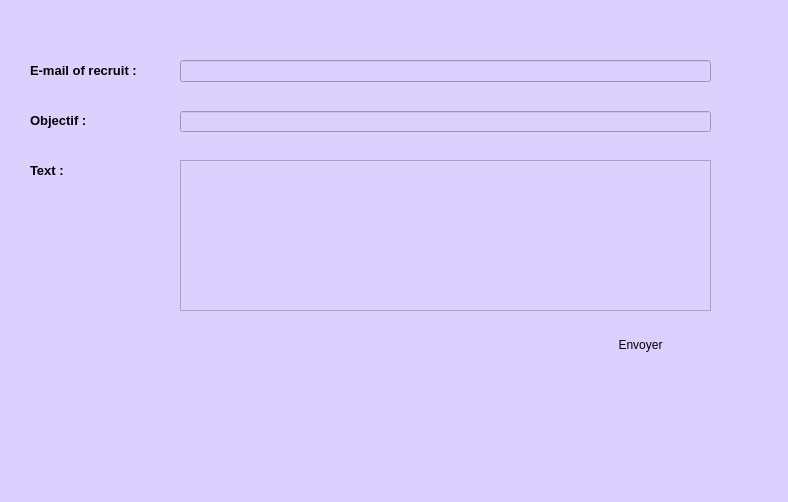
<?xml version="1.0" encoding="UTF-8"?>
<ui version="4.0">
 <class>Dialog</class>
 <widget class="QDialog" name="Dialog">
  <property name="geometry">
   <rect>
    <x>0</x>
    <y>0</y>
    <width>788</width>
    <height>502</height>
   </rect>
  </property>
  <property name="windowTitle">
   <string>Dialog</string>
  </property>
  <property name="styleSheet">
   <string notr="true">background-color: rgb(220, 208, 255);</string>
  </property>
  <widget class="QPushButton" name="pushButton_envoyer">
   <property name="geometry">
    <rect>
     <x>570</x>
     <y>329</y>
     <width>141</width>
     <height>31</height>
    </rect>
   </property>
   <property name="styleSheet">
    <string notr="true">QPushButton{

     background: qlineargradient(x1: 0, y1: 0, x2: 0, y2: 1,
                                 stop: 0 #f7f7f7, stop: 0.4 #f0f0f0,
                                 stop: 0.5 #e8e8e8, stop: 1.0 #dcdcdc);
border-radius:20px;
border-radius:15px;

}



QPushButton:hover{
background:   qlineargradient(x1: 0, y1: 0, x2: 0, y2: 1,
                                 stop: 0 #1b83fe, stop: 0.4 #4399fe,
                                 stop: 0.5 #5da7fe, stop: 1.0 #77b5fe);
color:white;
}</string>
   </property>
   <property name="text">
    <string>Envoyer</string>
   </property>
  </widget>
  <widget class="QTextEdit" name="textEdit_texte">
   <property name="geometry">
    <rect>
     <x>180</x>
     <y>160</y>
     <width>531</width>
     <height>151</height>
    </rect>
   </property>
  </widget>
  <widget class="QLabel" name="label_24">
   <property name="geometry">
    <rect>
     <x>30</x>
     <y>60</y>
     <width>151</width>
     <height>20</height>
    </rect>
   </property>
   <property name="font">
    <font>
     <pointsize>10</pointsize>
     <weight>75</weight>
     <bold>true</bold>
    </font>
   </property>
   <property name="text">
    <string>E-mail of recruit :</string>
   </property>
  </widget>
  <widget class="QLineEdit" name="lineEdit_objet">
   <property name="geometry">
    <rect>
     <x>180</x>
     <y>111</y>
     <width>531</width>
     <height>21</height>
    </rect>
   </property>
  </widget>
  <widget class="QLabel" name="label_25">
   <property name="geometry">
    <rect>
     <x>30</x>
     <y>160</y>
     <width>91</width>
     <height>20</height>
    </rect>
   </property>
   <property name="font">
    <font>
     <pointsize>10</pointsize>
     <weight>75</weight>
     <bold>true</bold>
    </font>
   </property>
   <property name="text">
    <string>Text :</string>
   </property>
  </widget>
  <widget class="QLineEdit" name="lineEdit_adresse">
   <property name="geometry">
    <rect>
     <x>180</x>
     <y>60</y>
     <width>531</width>
     <height>22</height>
    </rect>
   </property>
  </widget>
  <widget class="QLabel" name="label_23">
   <property name="geometry">
    <rect>
     <x>30</x>
     <y>110</y>
     <width>91</width>
     <height>20</height>
    </rect>
   </property>
   <property name="font">
    <font>
     <pointsize>10</pointsize>
     <weight>75</weight>
     <bold>true</bold>
    </font>
   </property>
   <property name="text">
    <string>Objectif :</string>
   </property>
  </widget>
 </widget>
 <resources/>
 <connections/>
</ui>
